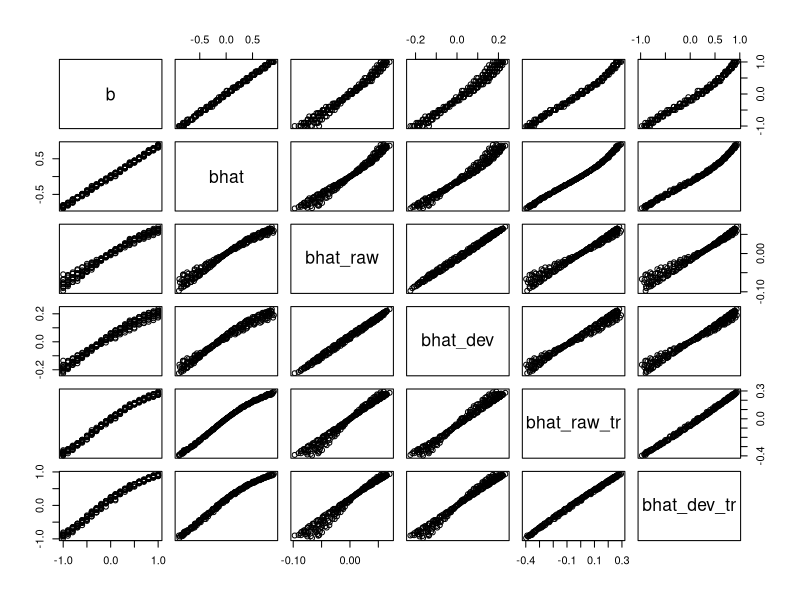

Source code (R):
## ---- chunk 1
set.seed(1234)
n <- 10000
u <- rnorm(n)
x <- rnorm(n) + u
a <- rnorm(n) + x + u - 1
y <- rbinom(n, 1, plogis(a))
table(y)
## ---- chunk 2
summary(glm(y ~ x + u, family="binomial"))$coef
## ---- chunk 3
mu <- sum(y) / length(y)
tr <- mu * (1-mu)
## ---- chunk 4
yres_raw <- residuals(glm(y ~ u, family="binomial"), type="response")
summary(lm(yres_raw ~ x))$coef
## ---- chunk 5
lm(yres_raw ~ x)$coef[2] / tr
## ---- chunk 6
yres_dev <- residuals(glm(y ~ u, family="binomial"))
summary(lm(yres_dev ~ x))$coef
## ---- chunk 7
lm(yres_dev ~ x)$coef[2] / tr
## ---- chunk 8
library(dplyr)
param <- expand.grid(
    b=seq(-1, 1, by=0.1),
    int=seq(-2,0, by=0.2)
)

o <- lapply(1:nrow(param), \(i) {
    u <- rnorm(n)
    x <- rnorm(n) + u
    a <- rnorm(n) + x * param$b[i] + u + param$int[i]
    y <- rbinom(n, 1, plogis(a))
    mu <- sum(y) / length(y)
    tr <- mu * (1-mu)
    bhat <- glm(y ~ x + u, family="binomial")$coef[2]
    yres_raw <- residuals(glm(y ~ u, family="binomial"), type="response")
    bhat_raw <- lm(yres_raw ~ x)$coef[2]
    yres_dev <- residuals(glm(y ~ u, family="binomial"))
    bhat_dev <- lm(yres_dev ~ x)$coef[2]
    tibble(bhat, bhat_raw, bhat_dev, bhat_raw_tr = bhat_raw / tr, bhat_dev_tr=bhat_dev / tr, tr=tr)
}) %>% bind_rows() %>% bind_cols(param, .)
## ---- chunk 9
pairs(o %>% select(-c(int, tr)))
dim(o)
## ---- chunk 10
sessionInfo()
